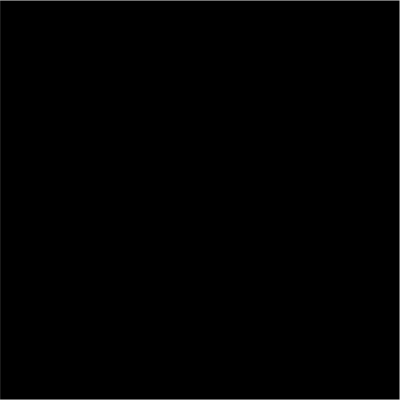
Frame 1 (no input)
Frame 60 (no input): identical to frame 1, image omitted
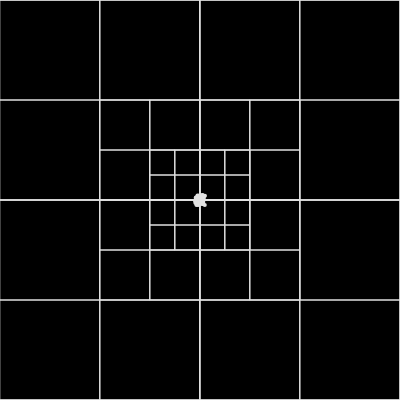
Frame 120 (the mouse pressed at the canvas centre since frame 60)

The p5.js sketch that drew these frames (run headless with seeded random() and noise() and a simulated clock; from frame 60 on, the mouse is pressed at the canvas centre):

// p5.js sketch
// ── sketch.js
let qt;
let count = 0;

function setup(){
    createCanvas(400,400);
    let boundary = new Rectangle(200,200,200,200);
    qt = new QuadTree(boundary,4);
    //console.log(qt);
    //for (let i = 0; i < 10; i++){  
     //   let p = new Point(Math.random()*400,Math.random()*400);
    //    qt.insert(p);
    //}
    background(0);
    qt.show();
}

function draw(){
    background(0);
    if(mouseIsPressed){
        for (let i = 0; i < 1; i++){  
            let m = new Point(mouseX+random(-5,5),mouseY+random(-5,5));
            qt.insert(m);
        }
    }
    background(0);
    qt.show();
}
// ── main.html
<html>
<head>
<title> QuadTree </title>
    <script src ="p5.min.js" ></script>
    <script src ="quadtree.js"></script>
    <script src ="sketch.js"></script>
</head>
<body>
</body>
</html>
// ── quadtree.js
class Point {
    constructor (x, y){
        this.x = x;
        this.y = y;
        //this.userData = userData;
    }
}

class Rectangle{
    constructor (x, y, w, h){
    this.x = x; // center
    this.y = y;
    this.w = w; // half width
    this.h = h; // half height
    }

    // verifica si este objeto contiene un objeto Punto 
    contains(point){
        if(point.x >= this.x - this.w && point.x <= this.x + this.w && point.y >= this.y - this.h && point.y <= this.y + this.h){
            return true;
        }
        return false;
    }

    intersects(range){
        if(range.x - range.w > this.x + this.w || range.x + range.w < this.x - this.w || 
            range.y - range.h > this.y + this.h || range.y + range.h < this.y - this.h){
            return false;
        }
        return true;
    }
        
}

class QuadTree {
    constructor(boundary,n){
    this.boundary = boundary ; // Rectangle
    this.capacity = n; // capacidad maxima de cada cuadrante
    this.points = []; // vector , almacena los puntos a almacenar
    this.divided = false;
    }
    subdivide(){
        let x = this.boundary.x;
        let y = this.boundary.y;
        let w = this.boundary.w;
        let h = this.boundary.h;
        
        let se = new Rectangle(x+w/2,y+h/2,w/2,h/2);
        this.southeast = new QuadTree(se,this.capacity);
        
        let sw = new Rectangle(x-w/2,y+h/2,w/2,h/2);
        this.southwest = new QuadTree(sw,this.capacity);
        
        let ne = new Rectangle(x+w/2,y-h/2,w/2,h/2);
        this.northeast = new QuadTree(ne,this.capacity);

        let nw = new Rectangle(x-w/2,y-h/2,w/2,h/2);
        this.northwest = new QuadTree(nw,this.capacity);
        
        this.divided = true;

// this . northwest = qt_northwest ;
// this . southeast = qt_southeast ;
// this . southwest = qt_southwest ;

    }

    insert(point){
        if(!this.boundary.contains(point)){
            return;
        }
        if(this.points.length < this.capacity){
            this.points.push(point)
        }else{
            if(!this.divided){
                this.subdivide(); 
            }
            this.northeast.insert(point);
            this.northwest.insert(point);
            this.southeast.insert(point);
            this.southwest.insert(point);
        }
    }


    show(){
        stroke(225);
        strokeWeight(1);
        noFill();
        rectMode(CENTER);
        rect(this.boundary.x,this.boundary.y,this.boundary.w*2,this.boundary.h*2);
        if(this.divided){
            this.northeast.show();
            this.northwest.show();
            this.southeast.show();
            this.southwest.show();
        }
        for(let p of this.points){
            strokeWeight(4);
            point(p.x,p.y);
        }
    }
}
